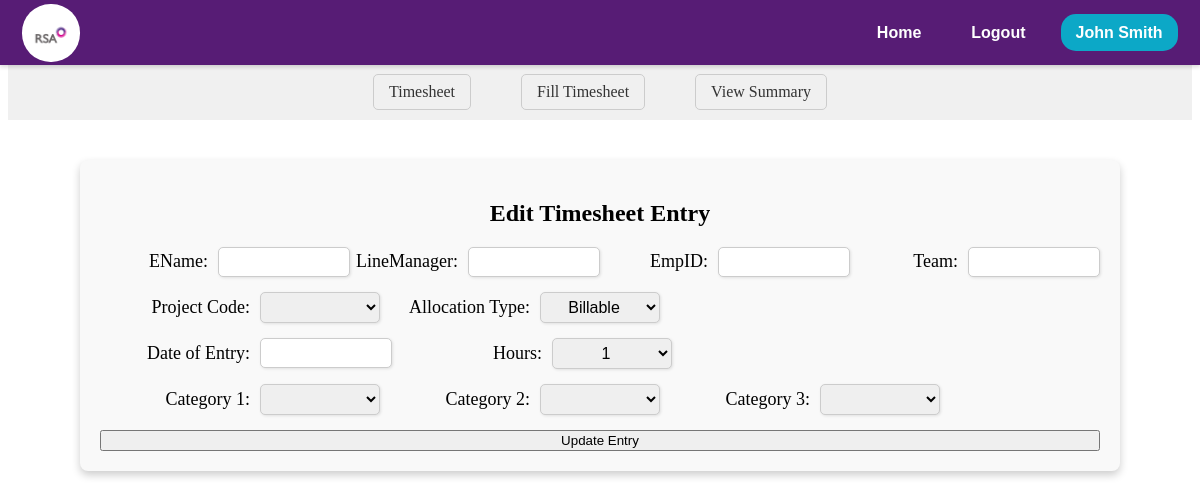
Before: /timesheet/edit_entry/bf161787-7030-4e0c-96e5-0e3563bce14e (signed in) with the older database file.
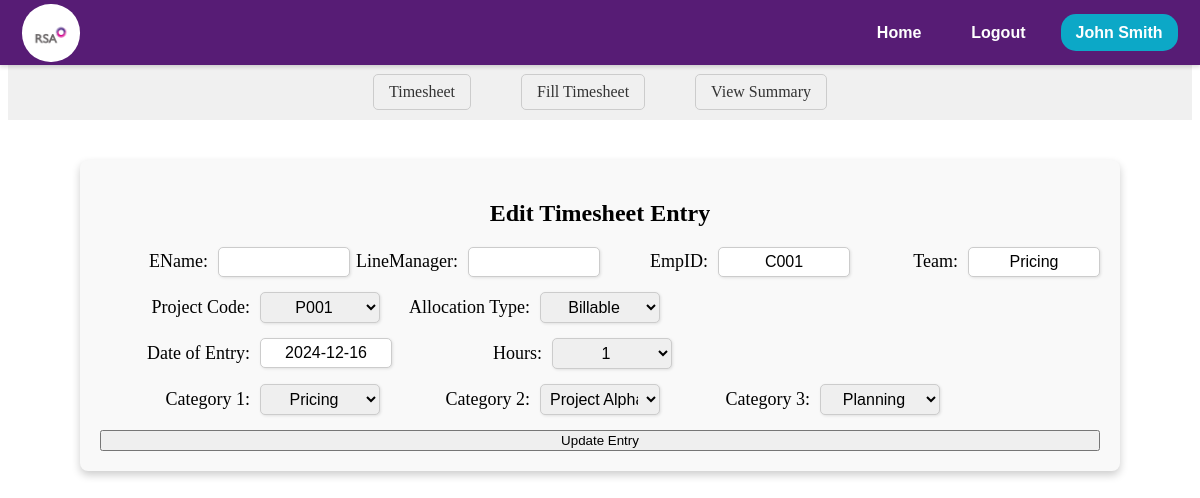
After: the same page with the newer database file.
### models.py (models this page shows, shortened)
class TimesheetEntry(db.Model):
    __tablename__ = 'timesheet_entries'
    Uniq_ID = db.Column(db.String(255), primary_key=True)
    EmpID = db.Column(db.String(10), nullable=False)
    DateofEntry = db.Column(db.Date, nullable=False)
    StartTime = db.Column(db.String(255))
    EndTime = db.Column(db.String(255))
    Hours = db.Column(db.Float)
    Minutes = db.Column(db.Float)
    AllocationType = db.Column(db.String(50))
    Category1 = db.Column(db.String(50))
    Category2 = db.Column(db.String(50))
    Category3 = db.Column(db.String(50))
    ProjectCode = db.Column(db.String(10))
    Category5 = db.Column(db.String(50))
    Category6 = db.Column(db.String(50))
    Comment = db.Column(db.String(255))
    Team = db.Column(db.String(255), nullable=False)
    Status = db.Column(db.String(20))
    SubmitDate = db.Column(db.DateTime, default=lambda: datetime.now(timezone.utc))
    RecordType = db.Column(db.String(50))
    WO_Percent = db.Column(db.Float)
    WO_Units = db.Column(db.Integer)
    NetUnits = db.Column(db.Integer)
    BaseRate = db.Column(db.Float)
    Billed_Label = db.Column(db.String(50))
    WOFF_Reason = db.Column(db.String(255))
    LastUploadDate = db.Column(db.DateTime, onupdate=lambda: datetime.now(timezone.utc))
    LastUpdatedBy = db.Column(db.String(50))
    InvNum =db.Column(db.Float)
    FinalRate = db.Column(db.Float)
    SSMA_TimeStamp = db.Column(db.DateTime )

### app.py (the view, shortened to what this page needs)
@app.route('/timesheet/edit_entry/<entry_id>', methods=['GET', 'POST'])
@login_required
def edit_entry(entry_id):
    entry = TimesheetEntry.query.get(entry_id)
    return render_template('timesheet/timesheet-summery/edit_entry.html', entry=entry, user=current_user)

### app.py (called while the page is built)
@app.before_request
def session_management():
    session.permanent = True

@login_manager.user_loader
def load_user(user_id):
    session = db.session
    return session.get(EMPWD, user_id)

### templates/timesheet/timesheet-summery/edit_entry.html (shortened to what this page needs)
<!DOCTYPE html>
<html lang="en">
  <head>
    <link rel="stylesheet" href="https://cdn.jsdelivr.net/npm/flatpickr/dist/flatpickr.min.css" />
    <link rel="stylesheet" href="{{ url_for('static', filename='css/timesheet/edittimesheet.css') }}" />
  </head>
  <body>
    <div>{% include 'navbar/navbar.html' %}</div>
    <nav class="ts-nav-container">
      <div class="ts-nav-center">
        <a href="/timesheet" class="ts-nav-link">Timesheet</a>
        <a href="/timesheet/fill" class="ts-nav-link">Fill Timesheet</a>
        <a href="/timesheet/summary" class="ts-nav-link">View Summary</a>
      </div>
    </nav>
    <div class="edit-ts-container">
      <h2>Edit Timesheet Entry</h2>
      <form name="editTimesheetForm" method="POST" class="edit-ts-form" onsubmit="return validateForm()">
        <div class="edit-ts-row">
          <label>EName: </label>
          <input type="text" name="EName" value="{{ entry.EName }}" readonly />
          <label>LineManager: </label>
          <input type="text" name="LineManager" value="{{ entry.LineManager }}" readonly />
          <label>EmpID: </label>
          <input type="text" name="EmpID" value="{{ entry.EmpID }}" readonly />
          <label>Team: </label>
          <input type="text" name="Team" value="{{ entry.Team }}" readonly />
        </div>
        <div class="edit-ts-row">
          <label>Project Code: </label>
          <select id="projectCode" name="ProjectCode">
            <option value="{{ entry.ProjectCode }}" selected>{{ entry.ProjectCode }}</option>
          </select>
          <label>Allocation Type: </label>
          <select id="allocationType" name="AllocationType" onchange="updateCategories()">
            <option value="billable" {% if entry.AllocationType == 'billable' %}selected{% endif %}>Billable</option>
          </select>
        </div>
        <div class="edit-ts-row">
          <label>Date of Entry: </label>
          <input type="text" id="dateofentry" name="DateofEntry" value="{{ entry.DateofEntry }}" />
          <label>Hours: </label>
          <select name="hours">
            {% for hour in range(1, 9) %}
              <option value="{{ hour }}" {% if entry.Hours == hour %}selected{% endif %}>{{ hour }}</option>
            {% endfor %}
          </select>
        </div>
        <div class="edit-ts-row">
          <label>Category 1: </label>
          <select id="category1" name="Category1">
            <option value="{{ entry.Category1 }}" selected>{{ entry.Category1 }}</option>
          </select>
          <label>Category 2: </label>
          <select id="category2" name="Category2">
            <option value="{{ entry.Category2 }}" selected>{{ entry.Category2 }}</option>
          </select>
          <label>Category 3: </label>
          <select id="category3" name="Category3">
            <option value="{{ entry.Category3 }}" selected>{{ entry.Category3 }}</option>
          </select>
        </div>
        <button type="submit" class="submit-btn">Update Entry</button>
      </form>
    </div>
  </body>
</html>

Changed rows visible on the page:
added TimesheetEntry: EmpID "C001", Team "Pricing", ProjectCode "P001", AllocationType "Billable", DateofEntry "2024-12-16", hours "1", Category1 "Pricing", Category2 "Project Alpha", Category3 "Planning"
Other visible differences:
form field AllocationType: "Billable" → (not shown)
form field hours: "1" → (not shown)
